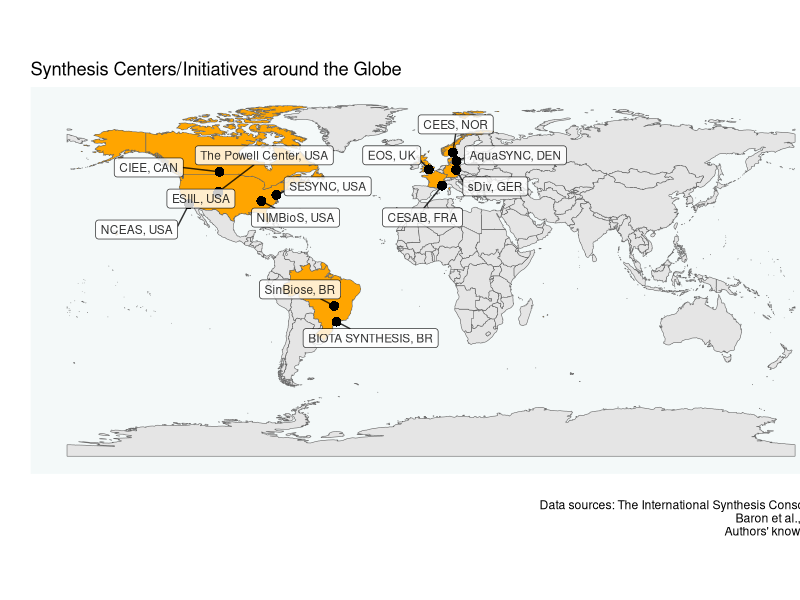

This figure's R source:

# data centers
require(openxlsx)
require(dplyr)
dat <- read.xlsx ("data_map.xlsx")

# remove CHina and South Africa ( we dont know their current status )
dat <- dat %>% 
  filter (Country %in% c("South Africa") == F) %>%
  filter (Active == "Yes")


require(rnaturalearth)
require(ggplot2)
require(ggrepel)

## maps
# mapa mundi
world <- ne_countries(scale = "medium", returnclass = "sf")
world$colour_Country <- ifelse (world$name_sort %in% dat$Country, "orange","gray90")

# cortar o mapa para ver a america do Sul e parte da central
wm <- ggplot() + 
  geom_sf (data=world, size = 0.1, 
           fill= world$colour_Country,
           colour="gray40") +
  #coord_sf (xlim = c(-50, -25),  ylim = c(-30, 4), expand = FALSE) +
  theme_bw() + #xlab ("Longitude")  + ylab ("Latitude") +
  theme(panel.border = element_blank(), 
        panel.grid.major = element_blank(), 
        panel.grid.minor = element_blank(),
        panel.background = element_rect(fill = "#f4f9f9",#darkslategray1
                                        colour = "#f4f9f9"),
        axis.text.x = element_text(size=8),
        axis.ticks.x=element_line(size=1),
        axis.text.y = element_text(size=8),
        axis.ticks.y=element_line(size=1),
        axis.title.x = element_text(size=10),
        axis.title.y = element_text(size=10),
        #title = element_blank(),
        plot.margin = unit(c(0,-0.8,0,0.3), "cm")) +
  labs (title = "Synthesis Centers/Initiatives around the Globe",
        #subtitle = "Active (triangles) and discontinued centers (points)",
        caption = "Data sources: The International Synthesis Consortium\nBaron et al., 2017\nAuthors' knowledge")


# require(dplyr)
map_SC <- wm + geom_point(data  = dat,aes (x=Long,y=Lat,
                                  group=Active,
                                  shape = Active), 
                size=3) + 
  geom_label_repel(data = dat, aes(x=Long, 
                                  y=Lat,
                                  label = paste (Abbreviation, 
                                                 Abb_Country,sep=", ")),
                  size = 3,
                  fill = "white",
                  alpha=0.8,
                  min.segment.length = 0,
                  box.padding = 0.3,
                  max.overlaps=100)+
  xlab("") + ylab("") + 
  theme(legend.position = "none") 


ggsave(filename = "map_SC.png", width = 12,
       height = 6,dpi=300) 
